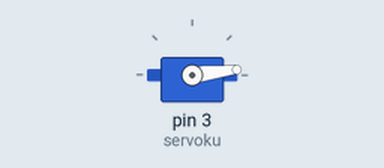
Recording of a sketch running on a simulated Arduino Uno, built with avr-gcc and run on an emulated ATmega328P. Shown: servo.

Above: at 0.05 s.
At 0.5 s:
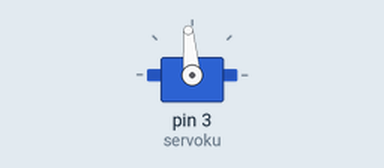
At 1.0 s:
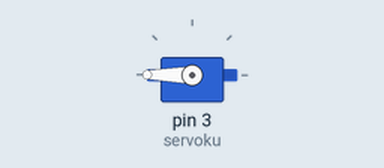
At 2.0 s:
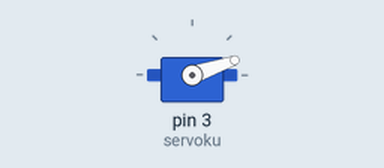
Timing chart, 0 to 7.1 s (numbered marks = the images above):
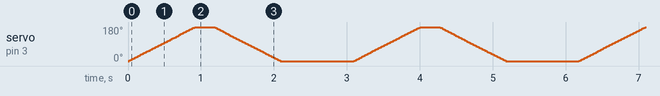

The sketch:

servocoba.ino
```cpp
#include <Servo.h>

Servo servoku;
int pos=0;

void setup() {
  servoku.attach(3,584,2580);
  Serial.begin(9600);
}

void loop() {
  for(pos=0;pos<=180;pos++)
  {
    servoku.write(pos);
    delay(5);
  }
  delay(250);
  for(pos=180;pos>=0;pos--)
  {
    servoku.write(pos);
    delay(5);
  }
  servoku.write(0);
  delay(1000);
}
```
